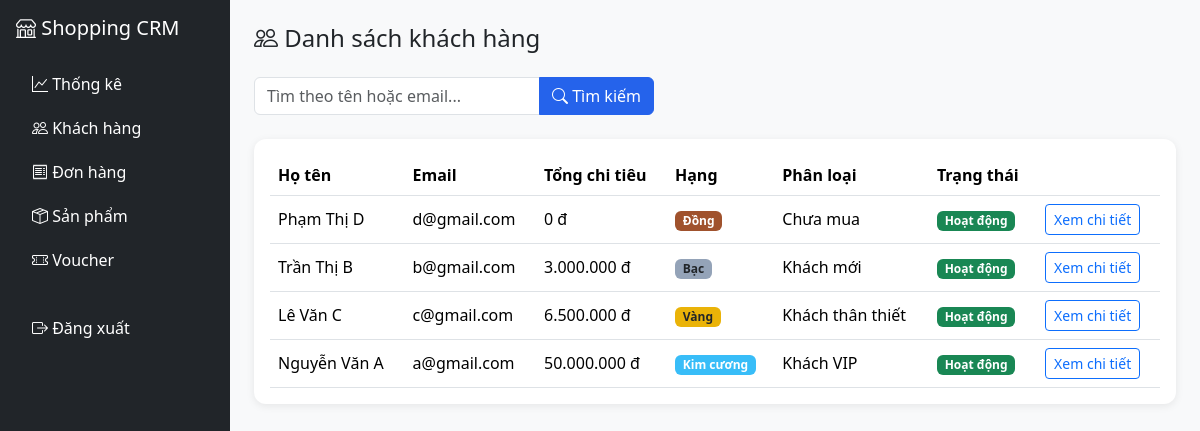
The page /admin/customers.php (signed in) on the database its author committed.
### tables this page shows
CREATE TABLE users (
  id INT AUTO_INCREMENT PRIMARY KEY,
  full_name VARCHAR(100) NOT NULL,
  email VARCHAR(150) NOT NULL UNIQUE,
  password VARCHAR(255) NOT NULL,
  phone VARCHAR(20),
  address VARCHAR(255),
  role ENUM('admin','customer') NOT NULL DEFAULT 'customer',
  points INT NOT NULL DEFAULT 0,
  status ENUM('active','locked') NOT NULL DEFAULT 'active',
  created_at DATETIME NOT NULL DEFAULT CURRENT_TIMESTAMP
);

CREATE TABLE membership_tiers (
  id INT AUTO_INCREMENT PRIMARY KEY,
  name VARCHAR(50) NOT NULL,
  min_spent INT NOT NULL DEFAULT 0,
  discount_percent INT NOT NULL DEFAULT 0
);

### includes/functions.php (called while the page is built, shortened)
<?php
function e($value) {
    return htmlspecialchars((string)$value, ENT_QUOTES, 'UTF-8');
}
function money($amount) {
    return number_format((float)$amount, 0, ',', '.') . ' đ';
}
function total_spent($pdo, $uid) {
    $stmt = $pdo->prepare(
        "SELECT COALESCE(SUM(final_total), 0) AS total
         FROM orders WHERE user_id = ? AND status = 'completed'"
    );
    $stmt->execute([$uid]);
    return (int) $stmt->fetch()['total'];
}
function get_tier($pdo, $spent) {
    $stmt = $pdo->prepare(
        "SELECT * FROM membership_tiers WHERE min_spent <= ? ORDER BY min_spent DESC LIMIT 1"
    );
    $stmt->execute([$spent]);
    return $stmt->fetch();
}
function tier_badge_class($tierName) {
    $map = [
        'Đồng' => 'badge-tier-dong',
        'Bạc' => 'badge-tier-bac',
        'Vàng' => 'badge-tier-vang',
        'Kim cương' => 'badge-tier-kim-cuong',
    ];
    return $map[$tierName] ?? 'bg-secondary';
}

### admin/customers.php (the view, shortened to what this page needs)
<?php
require __DIR__ . '/../config/db.php';
require __DIR__ . '/../includes/functions.php';
$search = trim($_GET['search'] ?? '');
$sql = "SELECT * FROM users WHERE role = 'customer'";
$params = [];
$sql .= ' ORDER BY created_at DESC';
$stmt = $pdo->prepare($sql);
$stmt->execute($params);
$customers = $stmt->fetchAll();
foreach ($customers as &$c) {
    $c['spent'] = total_spent($pdo, $c['id']);
    $c['tier'] = get_tier($pdo, $c['spent']);
}
require __DIR__ . '/../includes/header.php';
?>
<h4 class="mb-4"><i class="bi bi-people"></i> Danh sách khách hàng</h4>
<form method="get" action="" class="mb-4">
    <div class="input-group" style="max-width:400px;">
        <input type="text" name="search" class="form-control" placeholder="Tìm theo tên hoặc email..." value="<?= e($search) ?>">
        <button type="submit" class="btn btn-primary"><i class="bi bi-search"></i> Tìm kiếm</button>
    </div>
</form>
<?php if (empty($customers)): ?>
    <div class="alert alert-info">Không tìm thấy khách hàng nào.</div>
<?php else: ?>
    <div class="card p-3">
        <table class="table align-middle mb-0">
            <thead>
                <tr>
                    <th>Họ tên</th>
                    <th>Email</th>
                    <th>Tổng chi tiêu</th>
                    <th>Hạng</th>
                    <th>Phân loại</th>
                    <th>Trạng thái</th>
                    <th></th>
                </tr>
            </thead>
            <tbody>
                <?php foreach ($customers as $c): ?>
                    <tr>
                        <td><?= e($c['full_name']) ?></td>
                        <td><?= e($c['email']) ?></td>
                        <td><?= money($c['spent']) ?></td>
                        <td><span class="badge <?= tier_badge_class($c['tier']['name']) ?>"><?= e($c['tier']['name']) ?></span></td>
                        <td><?= e($c['label']) ?></td>
                        <td>
                            <span class="badge <?= $c['status'] === 'locked' ? 'bg-danger' : 'bg-success' ?>">
                                <?= $c['status'] === 'locked' ? 'Đã khóa' : 'Hoạt động' ?>
                            </span>
                        </td>
                        <td>
                            <a href="<?= BASE_URL ?>admin/customer_detail.php?id=<?= $c['id'] ?>" class="btn btn-sm btn-outline-primary">
                                Xem chi tiết
                            </a>
                        </td>
                    </tr>
                <?php endforeach; ?>
            </tbody>
        </table>
    </div>
<?php endif; ?>
<?php require __DIR__ . '/../includes/footer.php'; ?>

### assets/css/style.css (style rules this page uses)
:root { --main-color: #2563eb; }
:root { scroll-behavior: auto; }
body { background-color: #f8f9fa; }
a { color: var(--main-color); }
.btn-primary { background-color: var(--main-color); border-color: var(--main-color); }
.card { border: none; border-radius: 12px; box-shadow: 0 2px 8px rgba(0, 0, 0, 0.08); }
.badge-tier-dong { background-color: #a0522d; }
.badge-tier-bac { background-color: #94a3b8; color: #212529; }
.badge-tier-vang { background-color: #eab308; color: #212529; }
.badge-tier-kim-cuong { background-color: #38bdf8; }

### rows shown on the page
users: full_name "Phạm Thị D", email "d@gmail.com", points "0 đ", label "Chưa mua", status "Hoạt động"
membership_tiers: name "Đồng"
users: full_name "Trần Thị B", email "b@gmail.com", spent "3.000.000 đ", label "Khách mới", status "Hoạt động"
membership_tiers: name "Bạc"
users: full_name "Lê Văn C", email "c@gmail.com", spent "6.500.000 đ", label "Khách thân thiết", status "Hoạt động"
membership_tiers: name "Vàng"
users: full_name "Nguyễn Văn A", email "a@gmail.com", spent "50.000.000 đ", label "Khách VIP", status "Hoạt động"
membership_tiers: name "Kim cương"
